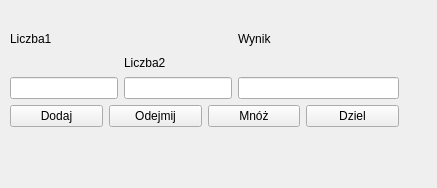
<?xml version="1.0" encoding="UTF-8"?>
<ui version="4.0">
 <class>Form</class>
 <widget class="QWidget" name="Form">
  <property name="geometry">
   <rect>
    <x>0</x>
    <y>0</y>
    <width>437</width>
    <height>188</height>
   </rect>
  </property>
  <property name="windowTitle">
   <string>Form</string>
  </property>
  <widget class="QWidget" name="">
   <property name="geometry">
    <rect>
     <x>10</x>
     <y>30</y>
     <width>389</width>
     <height>97</height>
    </rect>
   </property>
   <layout class="QGridLayout" name="gridLayout">
    <item row="2" column="0" colspan="2">
     <widget class="QLineEdit" name="lineEdit"/>
    </item>
    <item row="2" column="2" colspan="2">
     <widget class="QLineEdit" name="lineEdit_2"/>
    </item>
    <item row="3" column="0" colspan="5">
     <layout class="QHBoxLayout" name="horizontalLayout">
      <item>
       <widget class="QPushButton" name="pushButton">
        <property name="text">
         <string>Dodaj</string>
        </property>
       </widget>
      </item>
      <item>
       <widget class="QPushButton" name="pushButton_2">
        <property name="text">
         <string>Odejmij</string>
        </property>
       </widget>
      </item>
      <item>
       <widget class="QPushButton" name="pushButton_3">
        <property name="text">
         <string>Mnóż</string>
        </property>
       </widget>
      </item>
      <item>
       <widget class="QPushButton" name="pushButton_4">
        <property name="text">
         <string>Dziel</string>
        </property>
       </widget>
      </item>
     </layout>
    </item>
    <item row="2" column="4">
     <widget class="QLineEdit" name="lineEdit_3"/>
    </item>
    <item row="0" column="0">
     <widget class="QLabel" name="label">
      <property name="text">
       <string>Liczba1</string>
      </property>
     </widget>
    </item>
    <item row="0" column="4">
     <widget class="QLabel" name="label_3">
      <property name="text">
       <string>Wynik</string>
      </property>
     </widget>
    </item>
    <item row="1" column="2">
     <widget class="QLabel" name="label_2">
      <property name="text">
       <string>Liczba2</string>
      </property>
     </widget>
    </item>
   </layout>
  </widget>
 </widget>
 <resources/>
 <connections/>
</ui>
